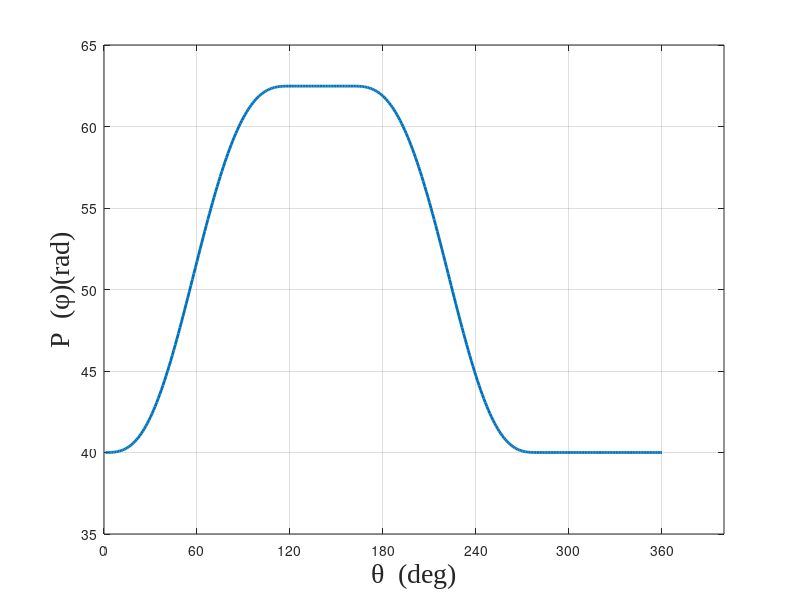
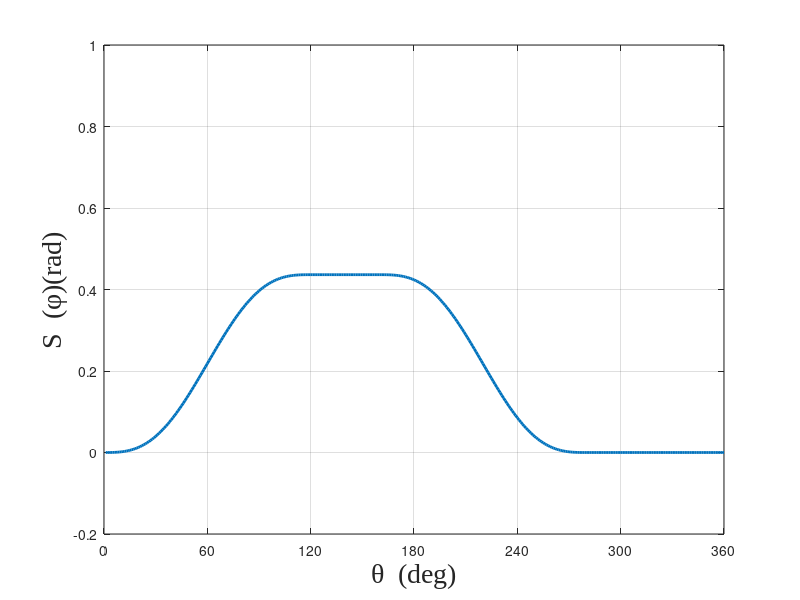
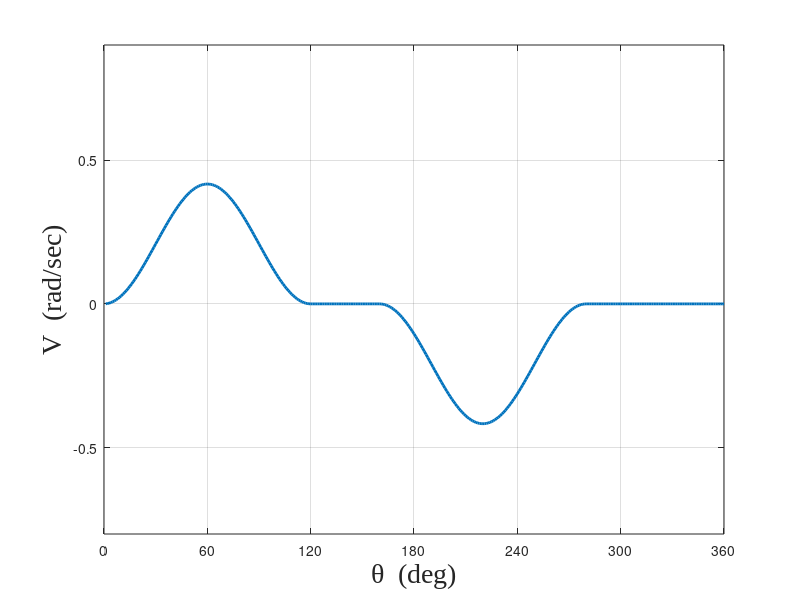
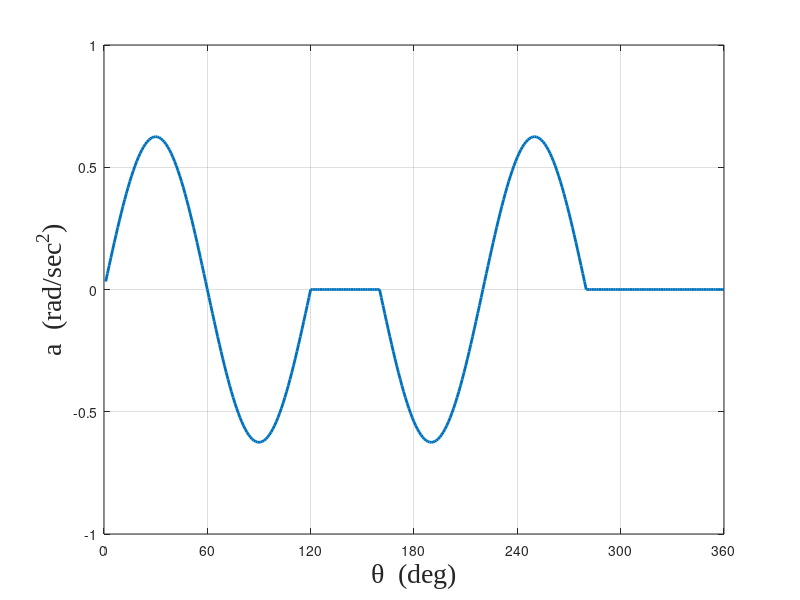

The MATLAB source for these figures, in order:

clear;
clc;

%%%%%%%%%%%%%%%%%%%%%%%%%%%%%%%%%%%%%%%%%%%%%%%%%%%%%%%%%%%%%%%%%%%%%%%%%%%
%                              parameter input                            %
%%%%%%%%%%%%%%%%%%%%%%%%%%%%%%%%%%%%%%%%%%%%%%%%%%%%%%%%%%%%%%%%%%%%%%%%%%%

rb = 40; 
phi = 25 / 180 * pi; 
beta = 120 / 180 * pi;
beta2 = 120 / 180 * pi;
theta_D = 160 / 180 * pi;
rf = 8;
l=52;
f=80;



for i = 1 : 1 : 360
    theta(i)=i / 180 * pi;
end

%%%%%%%%%%%%%%%%%%%%%%%%%%%%%%%%%%%%%%%%%%%%%%%%%%%%%%%%%%%%%%%%%%%%%%%%%%%
%                              Rise：0~120                                %
%%%%%%%%%%%%%%%%%%%%%%%%%%%%%%%%%%%%%%%%%%%%%%%%%%%%%%%%%%%%%%%%%%%%%%%%%%%

for i=1:120
    S(i)=phi*(theta(i)/beta-1/(2*pi)*sin(2*pi*theta(i)/beta));
    xi(i)=acos((l^2+f^2-(rb+rf)^2)/(2*l*f))+S(i);
    V(i)=phi/beta-phi/beta*cos(2*pi*theta(i)/beta);
    a(i)=2*pi*phi/(beta^2)*sin(2*pi*theta(i)/beta);
    q(i)=f*abs(V(i))/(1-abs(V(i)));
    QC(i)=(l^2+(f+q(i))^2-2*l*(f+q(i))*cos(xi(i)))^0.5;
    alpha(i)=asin((l*sin(xi(i))/QC(i)));
    X(i)=q(i)*cos(theta(i)+pi)+(QC(i)-rf)*cos(theta(i)+alpha(i));
    Y(i)=q(i)*sin(theta(i)+pi)+(QC(i)-rf)*sin(theta(i)+alpha(i));
    P(i)=(X(i)^2 + Y(i)^2)^0.5;
    
end

%%%%%%%%%%%%%%%%%%%%%%%%%%%%%%%%%%%%%%%%%%%%%%%%%%%%%%%%%%%%%%%%%%%%%%%%%%%
%                              Fall：160~280                              %
%%%%%%%%%%%%%%%%%%%%%%%%%%%%%%%%%%%%%%%%%%%%%%%%%%%%%%%%%%%%%%%%%%%%%%%%%%%

for i=161:280
    S(i)=phi*(1-(theta(i)-theta_D)/(beta2)+1/(2*pi)*sin(2*pi*(theta(i)-theta_D)/(beta2)));
    xi(i)=acos((l^2+f^2-(rb+rf)^2)/(2*l*f))+S(i);
    V(i)=-((phi/(beta2)-phi/(beta2)*cos(2*pi*(theta(i)-theta_D)/(beta2))));
    q(i)=f*abs(V(i))/(1-abs(V(i)));
    a(i)=-2*pi*phi/((beta2)^2)*sin(2*pi*(theta(i)-theta_D)/(beta2));
    QC(i)=(l^2+(f+q(i))^2-2*l*(f+q(i))*cos(xi(i)))^0.5;
    alpha(i)=asin((l*sin(xi(i))/QC(i)));
    X(i)=q(i)*cos(theta(i)+pi)+(QC(i)-rf)*cos(theta(i)+alpha(i));
    Y(i)=q(i)*sin(theta(i)+pi)+(QC(i)-rf)*sin(theta(i)+alpha(i));
    P(i)=(X(i)^2 + Y(i)^2)^0.5;
    
end
%%%%%%%%%%%%%%%%%%%%%%%%%%%%%%%%%%%%%%%%%%%%%%%%%%%%%%%%%%%%%%%%%%%%%%%%%%%
%                           High Dwell：120~160                           %
%%%%%%%%%%%%%%%%%%%%%%%%%%%%%%%%%%%%%%%%%%%%%%%%%%%%%%%%%%%%%%%%%%%%%%%%%%%

for i=121:160
    S(i)=phi;
    xi(i)=acos((l^2+f^2-(rb+rf)^2)/(2*l*f))+S(i);
    V(i)=0;
    q(i)=0;
    a(i)=0;
    QC(i)=(l^2+(f+q(i))^2-2*l*(f+q(i))*cos(xi(i)))^0.5;
    alpha(i)=asin((l*sin(xi(i))/QC(i)));
    X(i)=q(i)*cos(theta(i)+pi)+(QC(i)-rf)*cos(theta(i)+alpha(i));
    Y(i)=q(i)*sin(theta(i)+pi)+(QC(i)-rf)*sin(theta(i)+alpha(i));
    P(i)=(X(i)^2 + Y(i)^2)^0.5;
    

end

%%%%%%%%%%%%%%%%%%%%%%%%%%%%%%%%%%%%%%%%%%%%%%%%%%%%%%%%%%%%%%%%%%%%%%%%%%%
%                            Low Dwell： 280~360                          %
%%%%%%%%%%%%%%%%%%%%%%%%%%%%%%%%%%%%%%%%%%%%%%%%%%%%%%%%%%%%%%%%%%%%%%%%%%%

for i=281:360
    S(i)=0;
    xi(i)=acos((l^2+f^2-(rb+rf)^2)/(2*l*f))+S(i);
    V(i)=0;
    q(i)=0;
    a(i)=0;
    QC(i)=(l^2+(f+q(i))^2-2*l*(f+q(i))*cos(xi(i)))^0.5;
    alpha(i)=asin((l*sin(xi(i))/QC(i)));
    X(i)=q(i)*cos(theta(i)+pi)+(QC(i)-rf)*cos(theta(i)+alpha(i));
    Y(i)=q(i)*sin(theta(i)+pi)+(QC(i)-rf)*sin(theta(i)+alpha(i));
    P(i)=(X(i)^2 + Y(i)^2)^0.5;
end

%%%%%%%%%%%%%%%%%%%%%%%%%%%%%%%%%%%%%%%%%%%%%%%%%%%%%%%%%%%%%%%%%%%%%%%%%%%
%                         close                                           %
%%%%%%%%%%%%%%%%%%%%%%%%%%%%%%%%%%%%%%%%%%%%%%%%%%%%%%%%%%%%%%%%%%%%%%%%%%%



X(361) = X(1);
Y(361) = Y(1);



%%%%%%%%%%%%%%%%%%%%%%%%%%%%%%%%%%%%%%%%%%%%%%%%%%%%%%%%%%%%%%%%%%%%%%%%%%%
%                         Generate contour figure                         %
%%%%%%%%%%%%%%%%%%%%%%%%%%%%%%%%%%%%%%%%%%%%%%%%%%%%%%%%%%%%%%%%%%%%%%%%%%%

figure;
axis equal;
plot(theta/(2*pi)*360,P,'LineWidth',2);
xlabel('\theta  (deg)','fontname','Times New Roman','fontsize',20');
ylabel('P  (\phi)(rad)','fontname','Times New Roman','fontsize',20');
xticks(0:60:360);

box on;
grid on;

figure;
axis equal;
plot(theta/(2*pi)*360,S,'LineWidth',2);
xlabel('\theta  (deg)','fontname','Times New Roman','fontsize',20');
ylabel('S  (\phi)(rad)','fontname','Times New Roman','fontsize',20');
xticks(0:60:360);
ylim([-0.2,1]);
xlim([0,360]);
box on;
grid on;


figure;
plot(theta/(2*pi)*360,V,'LineWidth',2);
xlabel('\theta  (deg)','fontname','Times New Roman','fontsize',20');
ylabel('V  (rad/sec)','fontname','Times New Roman','fontsize',20');
xticks(0:60:360);
xlim([0,360]);
ylim([-0.8,0.9]);
box on;
grid on;


figure;
plot(theta/(2*pi)*360,a,'LineWidth',2);
xlabel('\theta  (deg)','fontname','Times New Roman','fontsize',20');
ylabel('a  (rad/sec^2)','fontname','Times New Roman','fontsize',20');
xticks(0:60:360);
xlim([0,360]);
box on;
grid on;



figure;
hold on 
axis ([-80 60 -60 80]);
plot([4,4],[-8,0],'LineWidth',2,'Color','k')
plot([-4,-4],[-8,0],'LineWidth',2,'Color','k')
plot([-8,8],[-8,-8],'LineWidth',2,'Color','k')
plot([-8,-4],[-11,-8],'LineWidth',2,'Color','k')
plot([-4,0],[-11,-8],'LineWidth',2,'Color','k')
plot([0,4],[-11,-8],'LineWidth',2,'Color','k')
plot([4,8],[-11,-8],'LineWidth',2,'Color','k')
plot(4.*cos(0 : 0.01 : 2*pi) , 4.*sin( 0: 0.01 : 2*pi),'LineWidth',2,'Color','k');
plot(2.5.*cos(0 : 0.01 : 2*pi) , 2.5.*sin( 0: 0.01 : 2*pi),'LineWidth',2,'Color','k');
plot(40.*cos(0 : 0.01 : 2*pi) , 40.*sin( 0: 0.01 : 2*pi),'LineWidth',2,'LineStyle','--');

plot(X,Y,'LineWidth',2);axis square
xlabel('X','fontname','Times New Roman','fontsize',20');
ylabel('Y','fontname','Times New Roman','fontsize',20');
title('cam profiles','fontname','Times New Roman','fontsize',20');
xlim([-100,50]);
ylim([-80,80]);
box on;
grid on;

%%%%%%%%%%%%%%%%%%%%%%%%%%%%%%%%%%%%%%%%%%%%%%%%%%%%%%%%%%%%%%%%%%%%%%%%%%%
%                           Generate contour.scr                          %
%%%%%%%%%%%%%%%%%%%%%%%%%%%%%%%%%%%%%%%%%%%%%%%%%%%%%%%%%%%%%%%%%%%%%%%%%%%



fid = fopen('CamProfile_Trans_Flat_Face_Cycloid_0517.scr','w');
fprintf(fid,'spline ');
fprintf(fid,'%f,%f ', [X; Y]);
fclose(fid);
